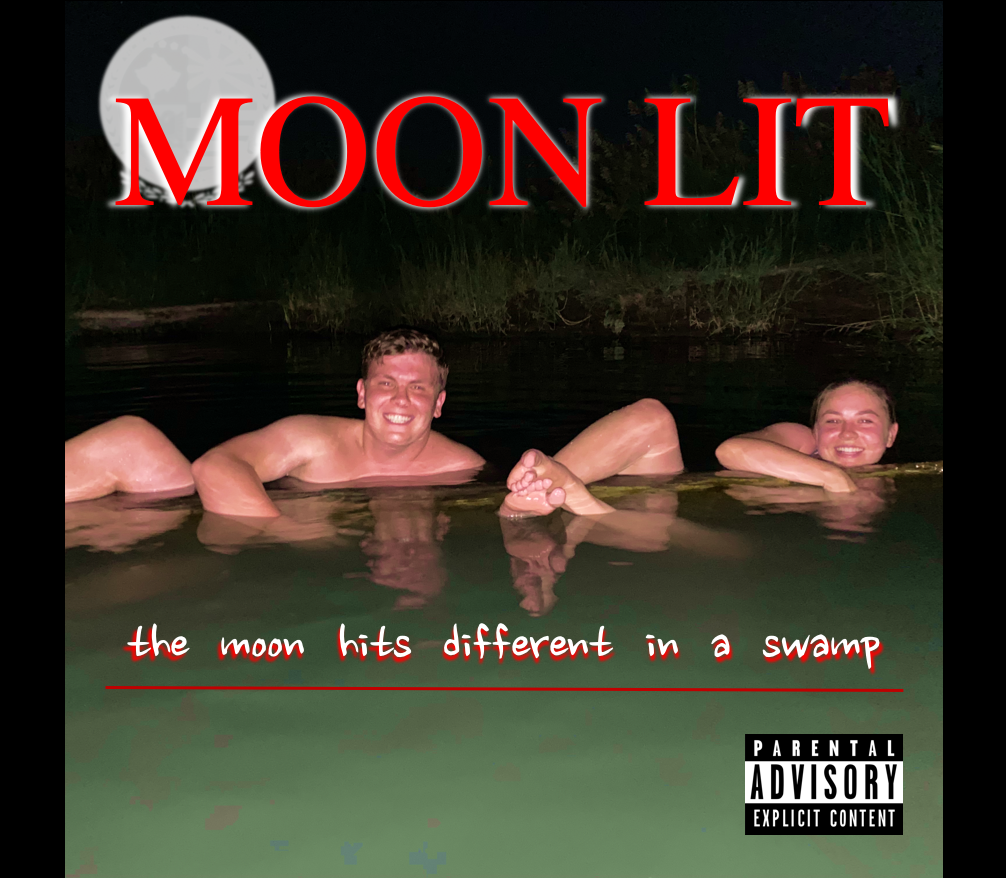
#> input picture Moon Lit v 2  copy.png, 1006 x 878 px
$ python level_trace.py
#> lines starting #> are read from the running program, lines starting #| are printed output that depends on the picture
# importing the module
from email.mime import image
from tabnanny import check
import cv2
import numpy as np
import matplotlib.pyplot as plt
import pdb
from pyrsistent import s

from sklearn import neighbors

# [203 lines left out: functions get_neighbors, get_initial_threshold, get_mean_val, calculate_gradient, get_neighbors_array, check_if_clockwise and 2 more, not called in this run]

# driver function
if __name__=="__main__":

	# reading the image
    img = cv2.imread('Moon Lit v 2  copy.png',0)
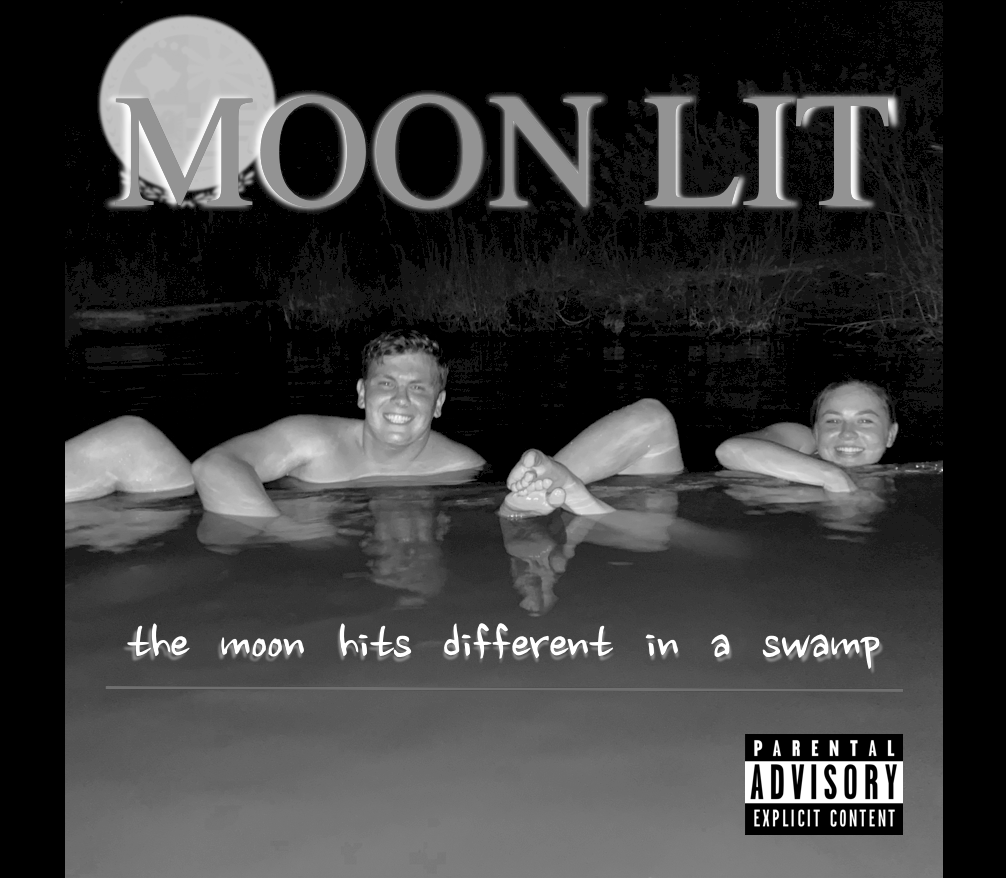
#> img: shape (878, 1006); min 0, max 255, mean 56.9
    #save the original image to a file called "override.jpg"
    cv2.imwrite('override.jpg',img)

    img = cv2.GaussianBlur(img, (5,5), 0)

	# displaying the image
    cv2.imshow('image', img)

        # setting mouse handler for the image
        # and calling the click_event() function
    cv2.setMouseCallback('image', click_event)

        # wait for a key to be pressed to exit
    cv2.waitKey(0)

        # close the window
    cv2.destroyAllWindows()

$ run again, with abdominal-ct-scan2.jpg saved as Moon Lit v 2  copy.png
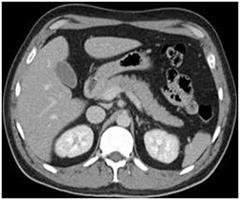
#> input picture abdominal-ct-scan2.jpg, 240 x 200 px
#> img is the input picture: shape (200, 240); min 0, max 255, mean 96
#> `img = cv2.GaussianBlur(img, (5,5), 0)`:
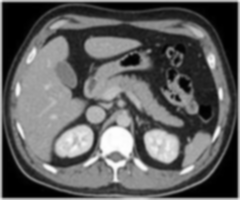
#> img: shape (200, 240); min 0, max 254, mean 95.4
